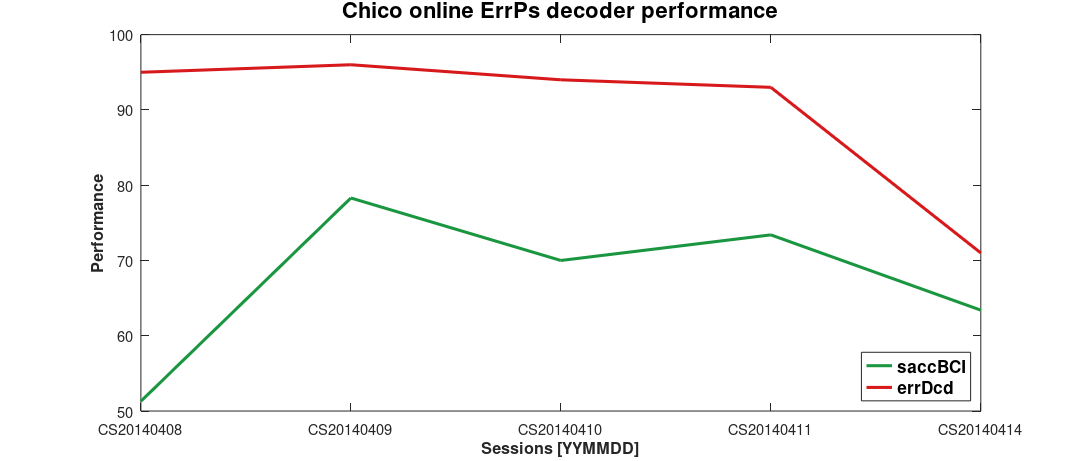

Source code (MATLAB):
function onlinePlotChicoDcdErrPsPerf
%
%
%
%
%
%
%
%
% up to session 20140414

saveFig = 1;

sessionList    = {'CS20140408';'CS20140409';'CS20140410';'CS20140411';'CS20140414'};
saccBCI     = [51.3,78.3,70,73.4,63.4];
errDcd      = [0.95,0.96,0.94,0.93,0.71]*100;
decoderName = {...
    'popCS20140303-CS20140328-12-reg-train-[600-600ms]-[1.0-10Hz]-mn-zsc-SEF-50-100-100-150-150-250-250-350-350-600.mat';...
    'popCS20140303-CS20140328-12-reg-train-[600-600ms]-[1.0-10Hz]-mn-zsc-SEF-50-100-100-150-150-250-250-350-350-600.mat';...
    'popCS20140303-CS20140328-12-reg-train-[600-600ms]-[1.0-10Hz]-mn-zsc-SEF-50-100-100-150-150-250-250-350-350-600.mat';...
    'popCS20140303-CS20140328-12-reg-train-[600-600ms]-[1.0-10Hz]-mn-zsc-SEF-50-100-100-150-150-250-250-350-350-600.mat';...
    'popCS20140303-CS20140328-12-reg-train-[600-600ms]-[1.0-10Hz]-mn-zsc-SEF-50-100-100-150-150-250-250-350-350-600.mat';...
    'popCS20140303-CS20140328-12-reg-train-[600-600ms]-[1.0-10Hz]-mn-zsc-SEF-50-100-100-150-150-250-250-350-350-600.mat'};

nSessions = length(sessionList);

plotParams.yRange           = [0.6 1];
plotParams.lineWidth        = 2.5;
plotParams.lineStyle        = {'-.',':','-'};
plotParams.axisFontSize     = 14;
plotParams.axisFontWeight   = 'Bold';
plotParams.titleFontSize    = 17;
plotParams.titleFontWeight  = 'Bold';
% plotParams.Colors = [0 0 0; 1 0 0.2; 0.2 1 0];      % black, red, green
% plotParams.fontSz = 11;
% %plotParams.plotType = 'perOutcome'; %'3Dline'; %'perOutcome'; '3Dbar';
plotParams.plotColors(1,:)  = [26 150 65]/255;       % green
plotParams.plotColors(2,:)  = [215 25 28]/255;       % red
plotParams.plotColors(3,:)  = [0 0 0];

% ColorMap params
hFig = figure; plotParams.trainTypeColors = colormap; close(hFig);
% Create colormap for the number of type of trainning and sessions
% plotParams.trainTypeColors = plotParams.trainTypeColors(1:round(size(plotParams.trainTypeColors,1)/length(sessionsType)):size(plotParams.trainTypeColors,1),:);
% plotParams.dcdPerf = 1;
plotParams.saveFig = saveFig;
plotParams.visible = 1;

% X-axis labels
kk = 0; 
XtickPos = 1:nSessions;
XtickLabels = {};
for iSess = 1:nSessions
    kk = kk + 1;    session = sessionList{iSess};
    XtickLabels{kk} = session(1:end);
end

xVals = 1:nSessions;
% dcdVbleNames = {'corrDcd','errDcd','overDcd'};
% sessionBCIperf = sessionsDcdPerf/100;

hSacc = plot(xVals,saccBCI,'color',plotParams.plotColors(1,:),'lineWidth',plotParams.lineWidth);
hold on,
hErr = plot(xVals,errDcd,'color',plotParams.plotColors(2,:),'lineWidth',plotParams.lineWidth);

xlabel('Sessions [YYMMDD]','FontSize',plotParams.axisFontSize + 3,'FontWeight','Bold')
ylabel('Performance','FontSize',plotParams.axisFontSize + 3,'FontWeight','Bold');
set(gca,'Xtick',XtickPos,'XtickLabel',XtickLabels,'FontSize',plotParams.axisFontSize-2)
legend({'saccBCI','errDcd'},'FontSize',plotParams.axisFontSize,'FontWeight','Bold','location','southeast')
title('Chico online ErrPs decoder performance','FontSize',plotParams.axisFontSize+4,'FontWeight','Bold')
  
set(gcf,'PaperPositionMode','auto','Position',[20 345 1232 525])
